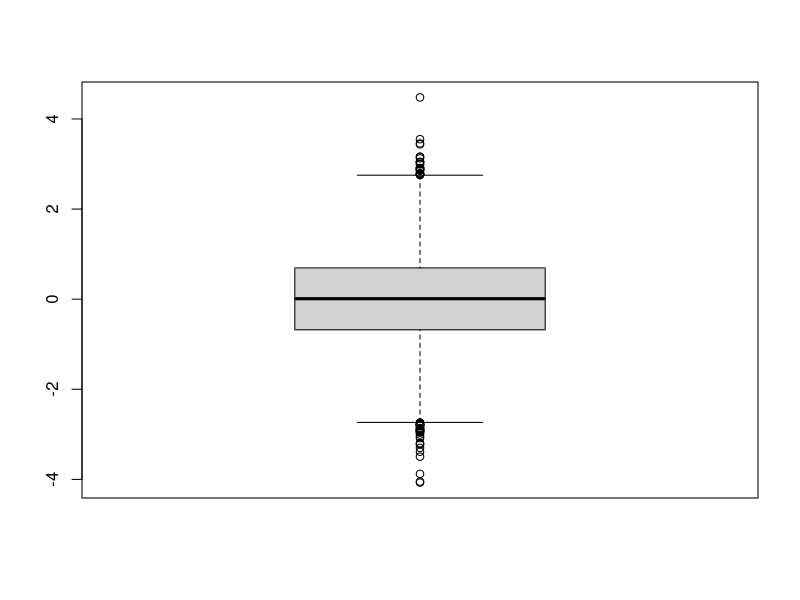
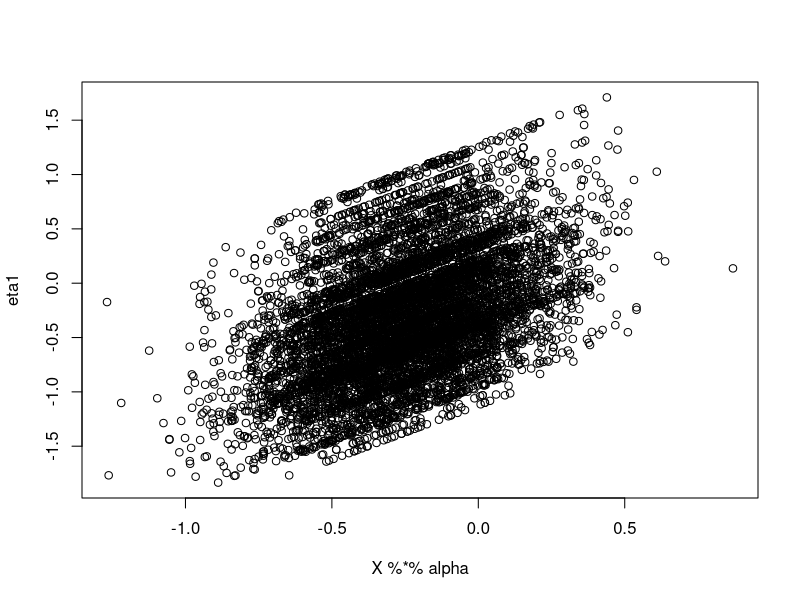
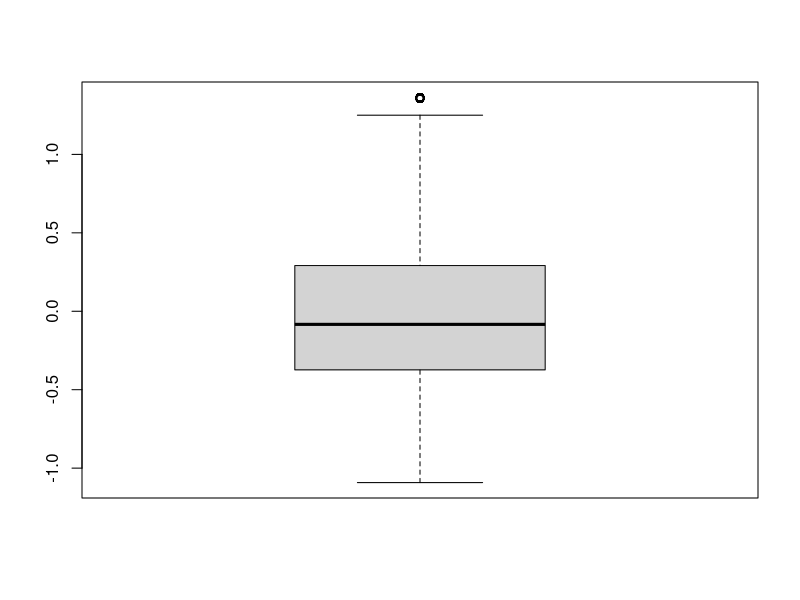
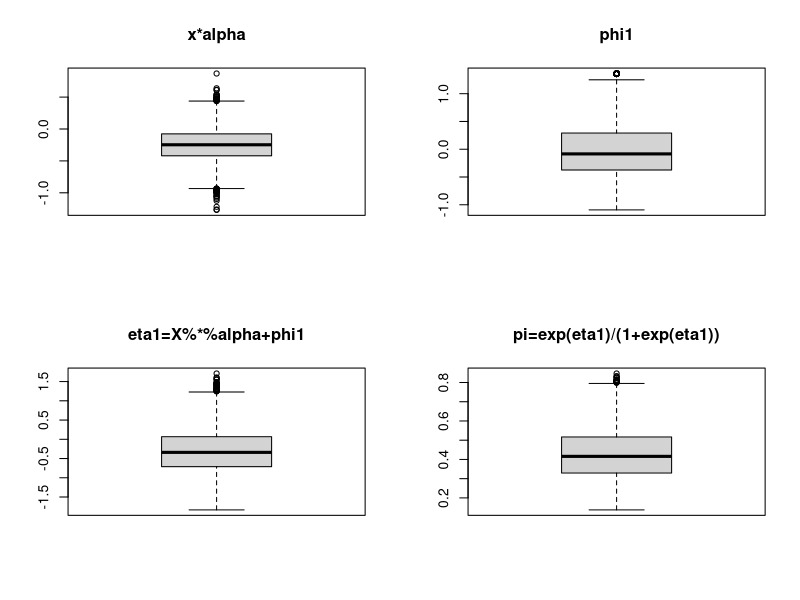
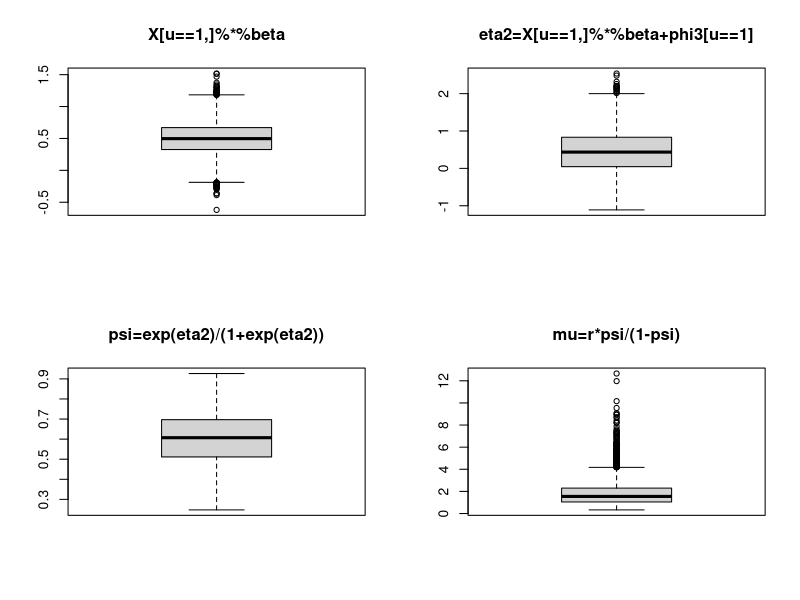
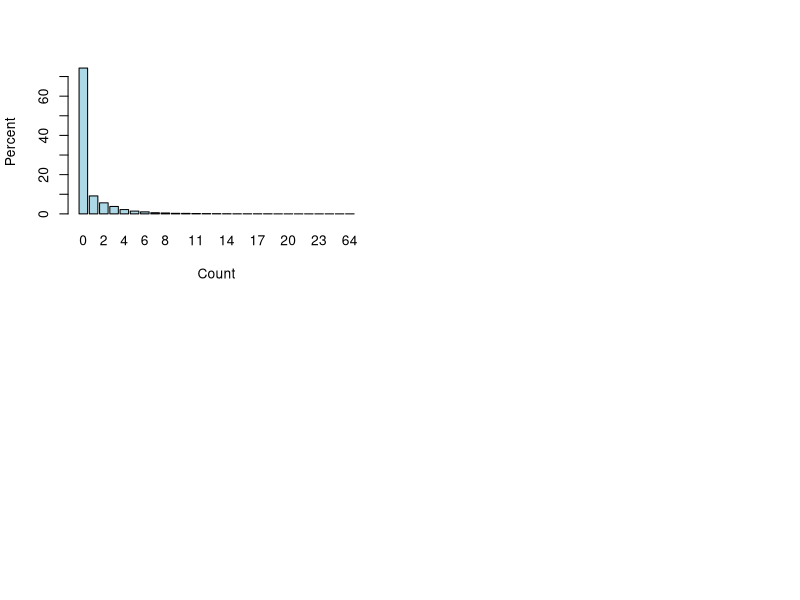

Write the R code that produced these figures, in order. (Note: this script raises an error after producing the figures.)
rm(list=ls())
library(mvtnorm)

set.seed(12072021)
##################
# Parameter Setting #
##################
n = 200             # Number of spatial units
n_time_points=20
n_unit_mat = matrix(rpois(n*n_time_points,2),nrow=n,byrow = T) # number of obs in each sampling unit

N = sum(n_unit_mat)
id=c()
for (i in 1:nrow(n_unit_mat)) {
  id=c(id,rep(i,sum(n_unit_mat[i,])))
}
tp_seq=c()
for (j in 1:ncol(n_unit_mat)) {
  tp_seq=c(tp_seq,rep(j,sum(n_unit_mat[,j])))
}
# spatial design matrix
library(Matrix) 
Vs = as.matrix(sparseMatrix(i=1:N,j=id,x=rep(1,N)))
Vs[1:15,1:10]
# temporal design matrix
Vt = as.matrix(sparseMatrix(i=1:N,j=tp_seq,x=rep(1,N)))
Vt[1:15,1:10]
##################
# Generate Data  #
##################
coords = cbind(runif(n), runif(n))
x<-rnorm(N,0,1)
boxplot(x)
X<-cbind(1,x)                       # Design matrix, can add additional covariates (e.g., race, age, gender)
p<-ncol(X)


#################
# Fixed Effects #
#################
# Binomial Part
true.alpha = alpha<-c(-0.25,0.25)

# Count Part 
true.beta = beta<-c(.5,-.25)

#################
# Spatial Random Effects #
#################
true.phi_bin=phi_bin = true.phi_nb=phi_nb <- 8
true.sigma1s = sigma1s=true.sigma2s=sigma2s = 0.5
Ds <- as.matrix(dist(coords))
Ks_bin <- sigma1s^2*exp(-phi_bin*Ds)
Ks_nb <- sigma2s^2*exp(-phi_nb*Ds)
true.a = a = t(rmvnorm(n=1, sigma=Ks_bin))
true.c = c = t(rmvnorm(n=1, sigma=Ks_nb))

#################
# Temporal Random Effects #
#################
w = matrix(1:n_time_points, ncol=1)
true.l1t=l1t = true.l2t=l2t <- 1
true.sigma1t=sigma1t = true.sigma2t=sigma2t <- 0.2
Dt <- as.matrix(dist(w))
Kt_bin = sigma1t^2*exp(-Dt/(l1t^2))
Kt_nb = sigma2t^2*exp(-Dt/(l2t^2))
true.b = b = t(rmvnorm(n=1, sigma=Kt_bin))
true.d = d = t(rmvnorm(n=1, sigma=Kt_nb))


#################
# Random Noise #
#################
true.sigma_eps1s=sigma_eps1s = true.sigma_eps2s =sigma_eps2s= 0.05
true.eps1s = eps1s = t(rmvnorm(n=1, sigma=diag(sigma_eps1s^2, nrow=n)))
true.eps2s = eps2s = t(rmvnorm(n=1, sigma=diag(sigma_eps2s^2, nrow=n)))
true.sigma_eps1t=sigma_eps1t = true.sigma_eps2t =sigma_eps2t= 0.05
true.eps1t = eps1t = t(rmvnorm(n=1, sigma=diag(sigma_eps1t^2, nrow=n_time_points)))
true.eps2t = eps2t = t(rmvnorm(n=1, sigma=diag(sigma_eps2t^2, nrow=n_time_points)))
summary(true.eps1t)
summary(true.eps2t)
#################
# Binomial Simulation #
#################
# combine the spatial and temporal effects
V = cbind(Vs,Vt)
true.phi1 = phi1 = Vs%*%a + Vt%*%b
eta1<-X%*%alpha+phi1 + Vs%*%eps1s + Vt%*%eps1t

plot(X%*%alpha, eta1)
boxplot(phi1[,1])

pi<-exp(eta1)/(1+exp(eta1))        # 1-pr("structural zero")

# plot for the binomial part
par(mfrow=c(2,2))
boxplot(X%*%alpha,main="x*alpha")
boxplot(phi1[,1],main="phi1")
boxplot(eta1[,1],main="eta1=X%*%alpha+phi1")
boxplot(pi[,1],main="pi=exp(eta1)/(1+exp(eta1))")

u<-rbinom(N,1,pi[,1])                  # at-risk indicator
N1<-sum(u)          
pstruct0<-1-mean(u)                # Proportion of structural zeros
# boxplot(phi2*x)


tmp<-u
tmp[u==0]<-0                       # If in structural group then set tmp to 0
nis1<-tapply(tmp,id,sum)           # Number of at risk observations in each county

#################
# NB Simulation #
#################
true.phi3 = phi3 = Vs%*%c + Vt%*%d
eta2<-X[u==1,]%*%beta+phi3[u==1,] + Vs[u==1,]%*%eps2s+Vt[u==1,]%*%eps2t       # Linear predictor for count part
N1 = sum(u==1)   

r<-1                               # NB dispersion 
psi<-exp(eta2)/(1+exp(eta2))       # Prob of success

mu<-r*psi/(1-psi)                  # NB mean
y<-rep(0,N)                        # Response
y[u==1]<-rnbinom(N1,r,mu=mu[,1])       # If at risk, draw from NB
pzero<-length(y[y==0])/N           # Proportion of zeros

par(mfrow=c(2,2))
boxplot(X%*%beta,main="X[u==1,]%*%beta")
boxplot(eta2[,1],main="eta2=X[u==1,]%*%beta+phi3[u==1]")
boxplot(psi[,1],main="psi=exp(eta2)/(1+exp(eta2))")
boxplot(mu[,1],main="mu=r*psi/(1-psi)")

tmp<-table(y)/N*100  # convert to %s (divide by N multiply by 100)
tmp[1:5]
barplot(tmp, ylab="Percent",xlab="Count",col="lightblue")

save(list = ls(all.names = TRUE), 
     file = "/Users/qinghe/Documents/project/zigp/ZINB/simulation/simdata_dynamic.RData", 
     envir = .GlobalEnv)
